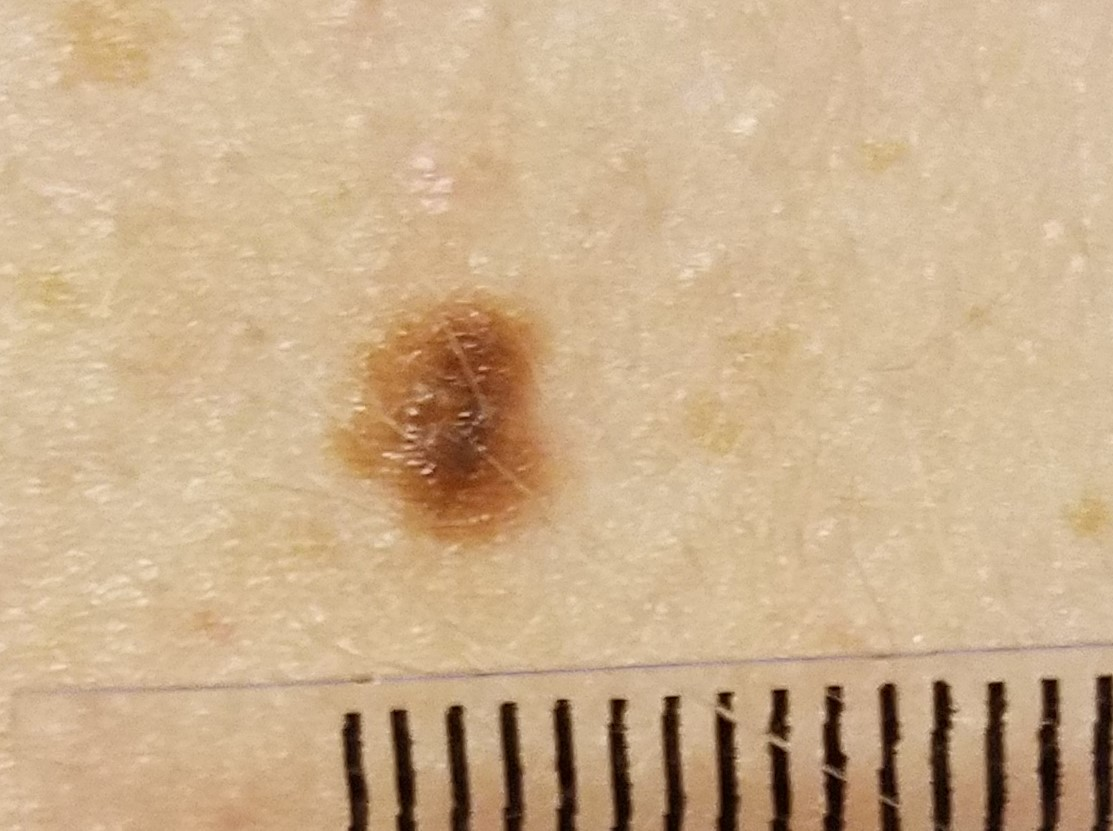
%> input picture PresImages/mole3.jpg, 1113 x 831 px
$ octave --eval "result = CalcConversion(imread('PresImages/mole3.jpg'));"   (GNU Octave 9; MATLAB toolbox functions it lacks are replaced by stand-ins)
%> lines starting %> are read from the running program, lines starting %| are printed output that depends on the picture
function [PixelsToMM] = CalcConversion( I )
%Code by Mahy Hussain
%Finds conversion factor from pixels to mm from ruler image
%Returns pixels to mm ratio

I_bin = imbinarize(I);
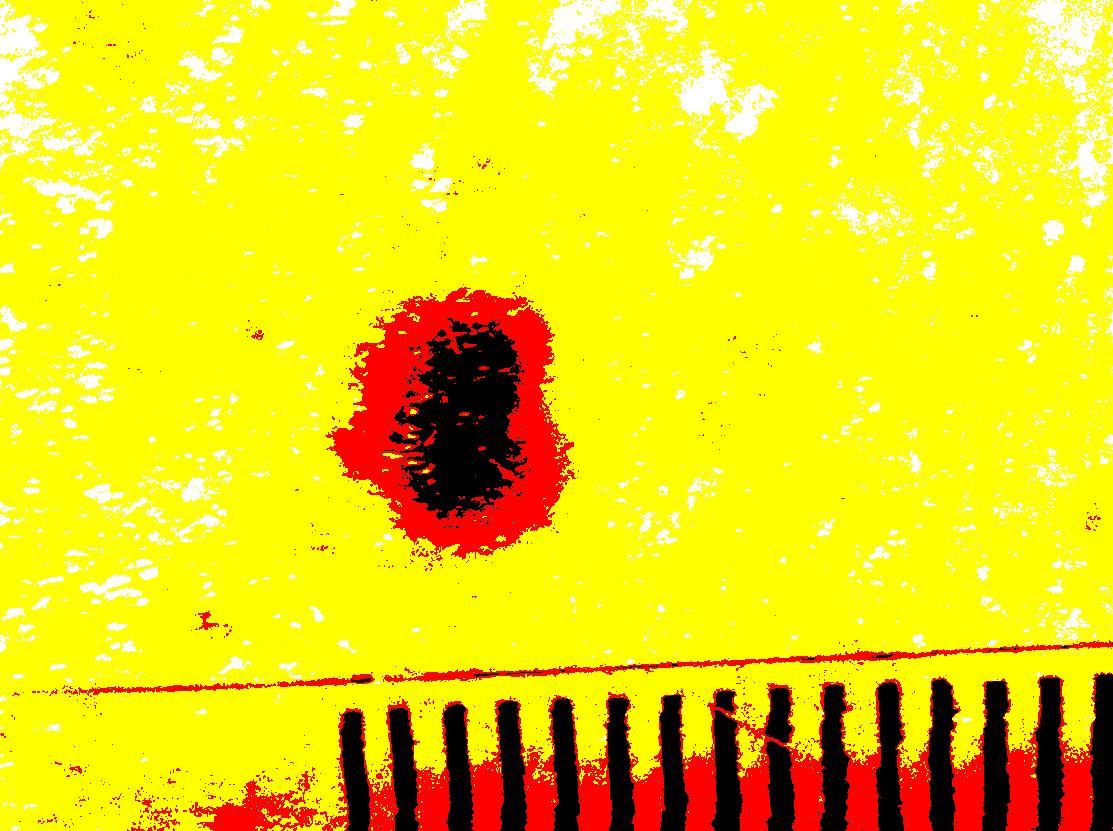
%> I_bin: size 831x1113x3 logical; mean R, G, B 0.933, 0.853, 0.0689
I_comp = imcomplement(I_bin);
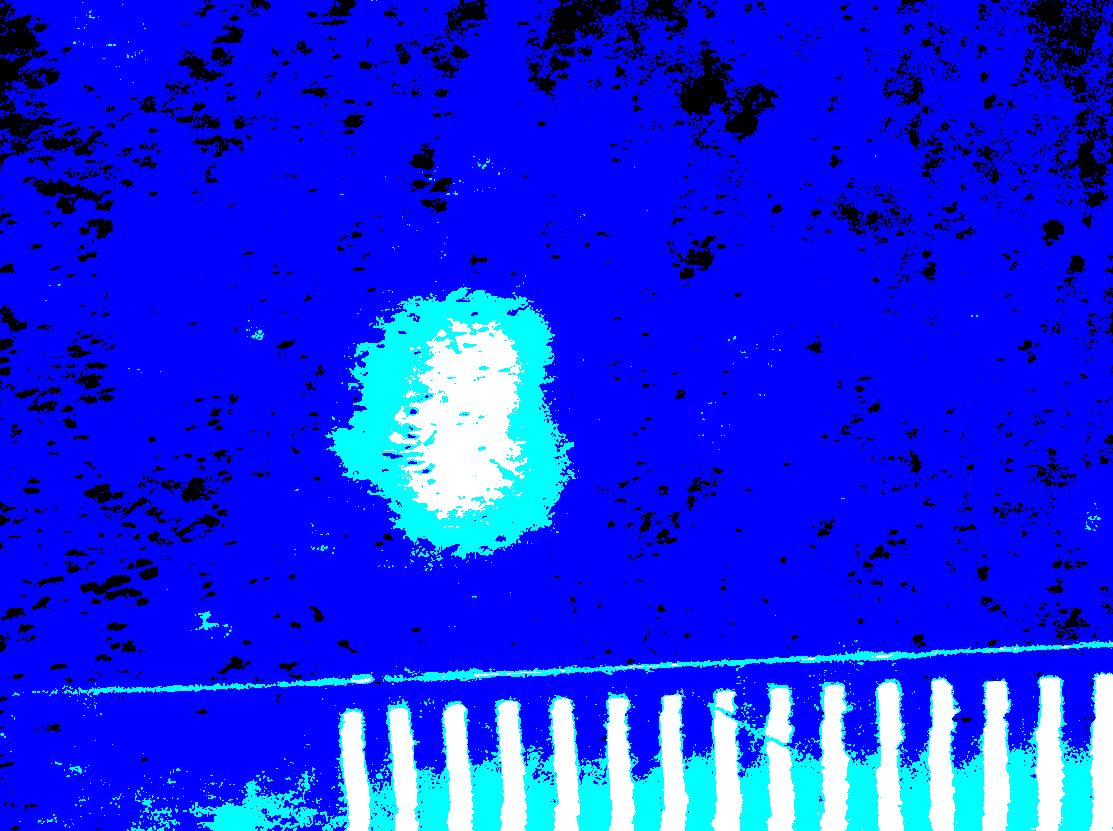
%> I_comp: size 831x1113x3 logical; mean R, G, B 0.0666, 0.147, 0.931
I_despeckle = bwareaopen(I_comp,50);
I_filled = imfill(I_despeckle,'holes');
%> (the run ends here)
